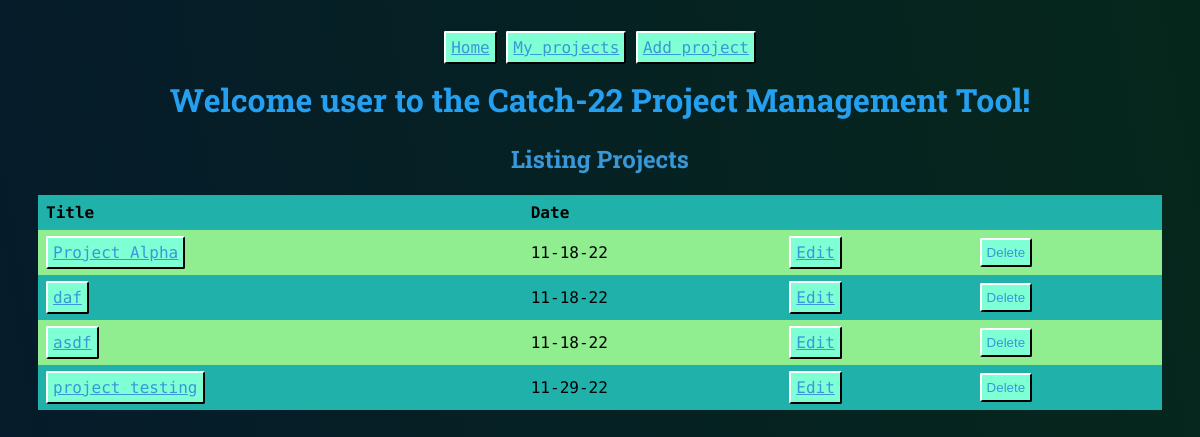
The app's page /projects with its own data.
### models.py (models this page shows, shortened)
class User(db.Model):
    id = db.Column("id", db.Integer, primary_key=True)
    name = db.Column("name", db.String(100))
    email = db.Column("email", db.String(100))

class Note(db.Model):
    id = db.Column("id", db.Integer, primary_key=True)
    title = db.Column("title", db.String(200))
    text = db.Column("text", db.String(100))
    date = db.Column("date", db.String(50))

### flask05.py (the view)
@app.route('/projects')
def get_projects():
    a_user = db.session.query(User).filter_by(email='user@uncc.edu').one()
    my_notes = db.session.query(Note).all()
    return render_template('projects.html', notes=my_notes, user = a_user)

### templates/projects.html (shortened to what this page needs)
<!DOCTYPE html>
<html lang="en">
<head>
    <link rel="stylesheet" href="{{ url_for('static', filename='main.css') }}">
</head>
<nav>
    <a href="/index">Home</a>
    <a href="/projects">My projects</a>
    <a href="/projects/new">Add project</a>
</nav>
<body>
    <h1>Welcome {{user.name}} to the Catch-22 Project Management Tool!</h1>
    <h2>Listing Projects</h2>
    <table>
        <tbody>
            <tr>
                <th>Title</th>
                <th colspan="3">Date</th>
            </tr>
            {% for note in notes %}
            <tr>
                <td><a href="{{url_for('get_project', project_id=note.id)}}">{{ note.title }}</a></td>
                <td>{{ note.date }}</td>
                <td><a href="{{url_for('update_project', project_id=note.id)}}">Edit</a></td>
                <td>
                    <form action="{{url_for('delete_project', project_id=note.id)}}" method="post">
                        <input id="delete-button" type="submit" value="Delete">
                    </form>
                </td>
            </tr>
            {% endfor %}
        </tbody>
    </table>
</body>
</html>

### static/main.css (style rules this page uses)
html { text-align: center; background: linear-gradient(80deg, #061b2b, #04330c); background-size: 200%; color: rgb(56, 152, 216); }
body { font-family: 'Roboto Mono', monospace; padding: 30px 30px; }
h1 { font-family: 'Roboto Slab', serif; color: rgb(37, 160, 241); }
h2 { font-family: 'Roboto Slab', serif; color: rgb(56, 152, 216); }
a, a:visited { color: rgb(56, 152, 216); background-color: aquamarine; padding: 5px 5px; border-radius: 2px; border-top: 2px solid white; border-left: 2px solid white; border-right: 2px solid black; border-bottom: 2px solid black; }
table { border-collapse: collapse; width: 100%; }
th, td { color: black; text-align: left; padding: 8px; }
tbody tr:nth-child(even) { background-color: Lightgreen; }
tbody tr:nth-child(odd) { background-color: lightseagreen; }
#delete-button { color: rgb(56, 152, 216); background-color: aquamarine; padding: 5px 5px; border-radius: 2px; border-top: 2px solid white; border-left: 2px solid white; }

### records on screen
User: name "user"
Note: title "Project Alpha", date "11-18-22"
Note: title "daf", date "11-18-22"
Note: title "asdf", date "11-18-22"
Note: title "project testing", date "11-29-22"
